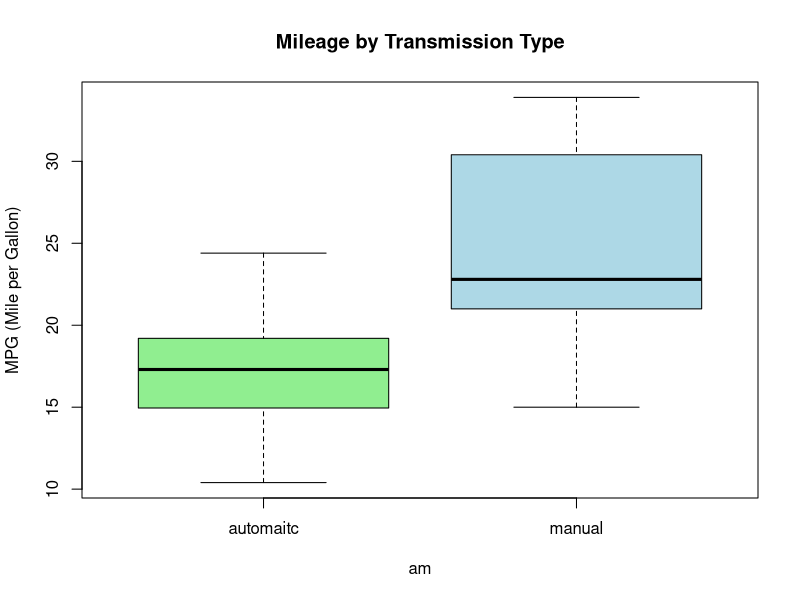
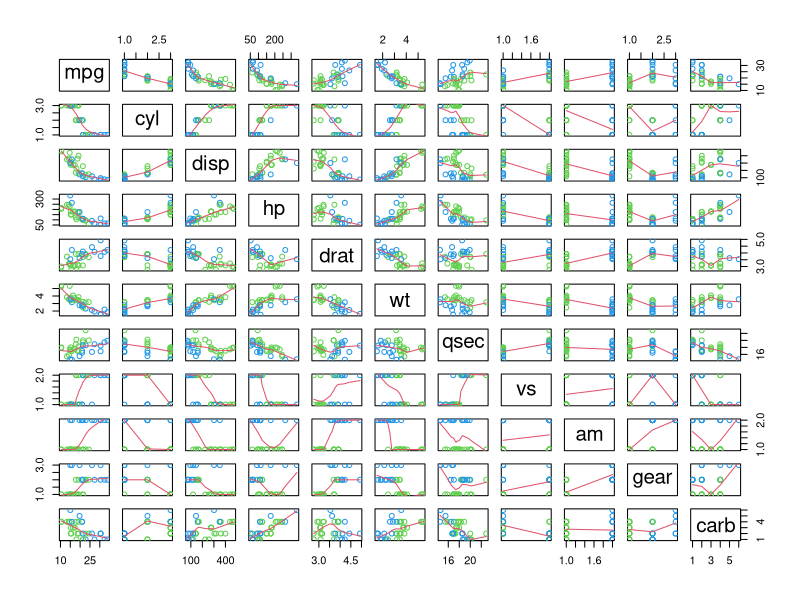
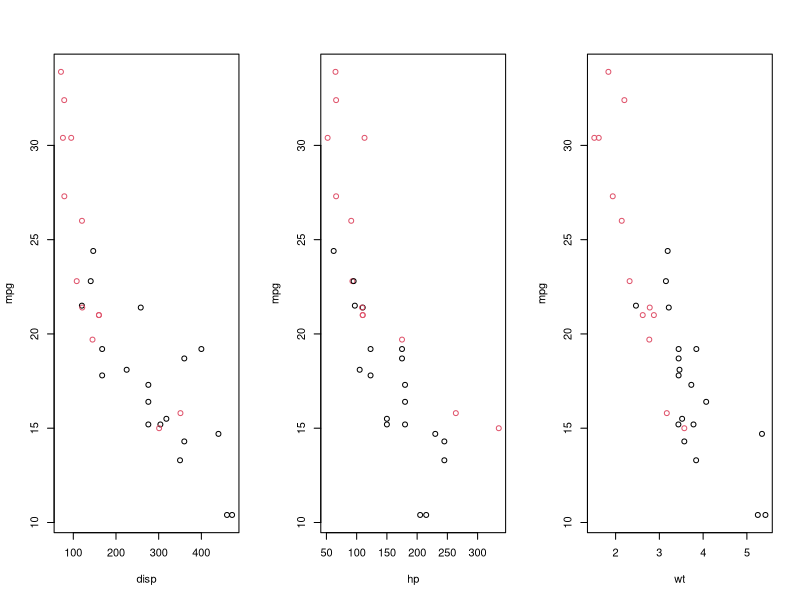

These figures' R source, in order:
## ---- chunk 1
knitr::opts_chunk$set(echo = TRUE)
## ---- chunk 2
#load mtcars data
data(mtcars)
str(mtcars)
head(mtcars)
tail(mtcars)

## ---- chunk 3
mtcars$am = as.factor(mtcars$am)
mtcars$cyl = as.factor(mtcars$cyl)
mtcars$vs = as.factor(mtcars$vs)
mtcars$gear = as.factor(mtcars$gear)
mtcars$carb = as.factor(mtcars$carb)
str(mtcars)
boxplot(mpg ~ am, data=mtcars, main="Mileage by Transmission Type", ylab="MPG (Mile per Gallon)",
        col=c("lightgreen","lightblue"), names=c("automaitc", "manual"))
## ---- chunk 4
with(mtcars, tapply(mpg, am, summary))
fit = lm(mpg ~ am, data=mtcars)
summary(fit)
## ---- chunk 5
pairs(mtcars, panel = panel.smooth, col = 3 + (mtcars$am == 1))
## ---- chunk 6
par(mfrow=c(1,3))
with(mtcars, plot(disp, mpg, col=am))
with(mtcars, plot(hp, mpg, col=am))
with(mtcars, plot(wt, mpg, col=am))
## ---- chunk 7
fitAll <- lm(mpg ~ ., data=mtcars)
summary(fitAll)
library(car)
vif(fitAll)
## ---- chunk 8
fit_cyl_carb = lm(mpg ~ . - cyl - carb, data=mtcars)
anova(fitAll,fit_cyl_carb)
fit_l = lm(mpg ~ am + disp + hp +drat + wt + qsec +vs +gear, data=mtcars)
vif(fit_l)
fit_l_g = lm(mpg ~ am + disp + hp +drat + wt + qsec +vs, data=mtcars)
anova(fit_l, fit_l_g)
